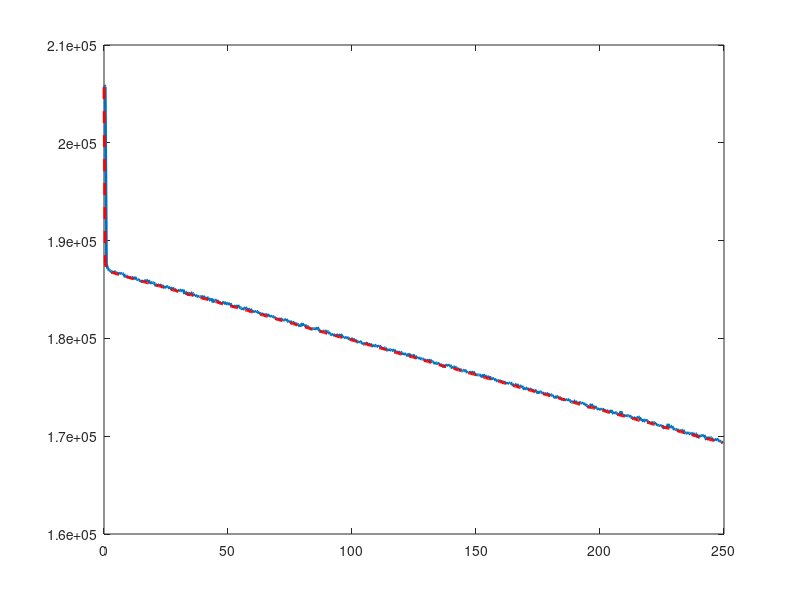

Recreate this plot in MATLAB.
clc
clear
close all
%% Definizione della scala temporale:
Tc=0.5;
N=500;
t=(0:N-1)*Tc;
Toss=t(end);

%% Definizione del modello:
rho_0 = 2; % lb*sec^2/(ft^4)
g = 32.2; %ft/sec^2
k0= 2*1e4; %ft
var_v = sqrt(1e4); %ft^2
var_wi = sqrt(0);
M = 1e5; %ft
a = M;

par = [rho_0, g, k0, var_v, var_wi, M, a]' ;

%% Simulazione del modello:

% dinamica del sistema:
x0_sys = [3*1e5 -2*1e4 0.001]';

f1 = inline('x_1k + x_2k + wk','x_1k','x_2k','wk');
f2 = inline('rho_0*exp(-x_1k/k)*x_3k*(x_2k).^2 - g + wk','rho_0','k','g','x_1k', 'x_2k' ,'x_3k','wk');
f3 = inline('xv3 + wk','xv3','wk');

% trasformazione d'uscita:
h = inline('sqrt(M^2 + (x_1k - a).^2) + vk', 'M','x_1k','a','vk');
%% Condizioni iniziali del filtro:
x0_hat = x0_sys;

P0 = diag([1e6 4*1e6 10]);
%% Scelta dei punti sigma:

x_k_post = x0_sys;

P_k_post = P0;

nx = size(x_k_post,1);
ny = 1;

x_hat_k1 = zeros(nx,2*nx);

x1_hat_k = zeros(1,2*nx);
x2_hat_k = zeros(1,2*nx);
x3_hat_k = zeros(1,2*nx);

x_hat_k = zeros(nx,2*nx);

P_ak_priori = zeros(nx,nx, 2*nx);
P_axy = zeros(nx,ny, 2*nx);
P_ay = zeros(ny,ny);
y_hat_k = zeros(1,2*nx);

x_tilde = zeros(nx, 2*nx);
x_tilde_priori = zeros(nx, 2*nx);

x_k_priori = zeros(nx,1);

fact(3, 3) = 0;
fact_priori(3, 3) = 0;

y_hat = 0;

x_hist = [];
y_hist=[];

for k = 1:N
    
    x_k = x_k_post; %lo stato corrente è lo stato precedente nella nuova iterazione:
    x_k1 = x_k;   
    P_k1_post = P_k_post;
    
    fact = chol(nx*P_k1_post)';
    
    noise_proc = normrnd(0, var_wi, 3, 1);
    Q_k = cov(noise_proc);
    
    noise_meas = normrnd(0, var_v, 1, 1);
    R_k =  cov(noise_meas);
        
    for i = 1:nx
        
        for j = 1:nx
            x_tilde(i,j) = fact(i,j);
            x_tilde(i, j + nx) = - fact(i,j);
        end
        
        x_hat_k1(:,i) = x_k1 + x_tilde(:,i);
        x_hat_k1(:,i + nx) = x_k1 + x_tilde(:,i + nx);
        
        x1_hat_k(i) = feval(f1, x_hat_k1(1,i), x_hat_k1(2,i), noise_proc(1));
        x1_hat_k(i + nx) = feval(f1, x_hat_k1(1,i + nx), x_hat_k1(2,i + nx), noise_proc(1));
        
        x2_hat_k(i) = feval(f2, rho_0, k0, g, x_hat_k1(1,i), x_hat_k1(2,i), x_hat_k1(3,i), noise_proc(2));
        x2_hat_k(i + nx) = feval(f2, rho_0, k0, g, x_hat_k1(1,i + nx), x_hat_k1(2,i + nx), x_hat_k1(3,i + nx), noise_proc(2));
        
        x3_hat_k(i) = feval(f3, x_hat_k1(3,i),noise_proc(3));
        x3_hat_k(i + nx) = feval(f3, x_hat_k1(3,i + nx),noise_proc(3));
        
        x_hat_k = [ x1_hat_k; ...
            x2_hat_k; ...
            x3_hat_k];
                
        
    x_k_priori = (sum(x_hat_k, 2)/(2*nx)); %sum(A,dim)
    
    P_ak_priori(:,:, i) =  (x_hat_k(:,i) - x_k_priori)*( x_hat_k(:,i) - x_k_priori)';

    P_ak_priori(:,:, i + nx) =  (x_hat_k(:,i + nx) - x_k_priori)*( x_hat_k(:,i + nx) - x_k_priori)';
    
    P_k_priori = sum(P_ak_priori,3)/(2*nx) + Q_k;
        
    end
           
    fact_priori = chol(nx*P_k_priori)';
    
     for i = 1:nx
        for j = 1:nx
            x_tilde_priori(i,j) = fact_priori(i,j);
            x_tilde_priori(i, j + nx) = - fact_priori(i,j);
        end
        
          x_hat_k1(:,i) = x_k1 + x_tilde_priori(:,i);
          x_hat_k1(:,i + nx) = x_k1 + x_tilde_priori(:,i + nx);
     
          y_hat_k(i) = feval(h, M , x_hat_k1(1,i), a, noise_meas);
          y_hat_k(i + nx) = feval(h, M , x_hat_k1(1,i + nx), a, noise_meas);

     
     y_hat = sum(y_hat_k)/(2*nx);
     
     P_ay(:,i) = ( y_hat_k(i) - y_hat )*( y_hat_k(i) - y_hat )';
     P_ay(:,i + nx) = ( y_hat_k(i + nx) - y_hat )*( y_hat_k(i + nx) - y_hat )';
     
     P_y = R_k + sum(P_ay,2)/(2*nx);
     
     P_axy(:, :, i) = (x_hat_k(:,i) - x_k_priori) * (y_hat_k(i) - y_hat)';
     P_axy(:, :, i + nx) = (x_hat_k(:,i + nx) - x_k_priori) * (y_hat_k(i + nx) - y_hat)';
     
     P_xy = sum(P_axy,3)/(2*nx);
     
     end
     K_k = P_xy*inv(P_y);
     
     x1_k = feval(f1, x_k(1), x_k(2), noise_proc(1));
     x2_k = feval(f2, rho_0, k0, g, x_k(1), x_k(2), x_k(3), noise_proc(2));
     x3_k = feval(f3, x_k(3), noise_proc(3));

     y = feval(h, M , x1_k, a, noise_meas);
     
     x_k_post = x_k_priori + K_k*( y - y_hat );
     
     P_k_post = P_k_priori - K_k*P_y*K_k';

     x_hist = [x_hist x_k_post];
     y_hist = [y_hist y];
     
end

y = feval(h, M, x_hist(1,:),a,noise_meas);
%%
figure(1)

plot(t,y_hist,'LineWidth',2);
hold on
plot(t,y,'r--','LineWidth',2)